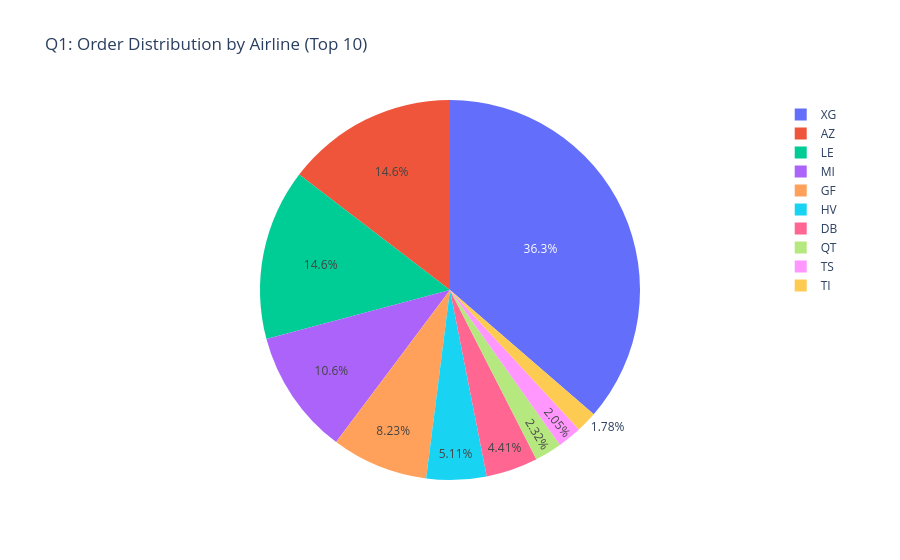

Notebook code for this chart:
### Markdown cell above
### Q1 What are top 10 distribution of orders by airline?

### Code cell
# Question 1: Distribution of orders by airline (Top 10)
print("Q1: What are top 10 distribution of orders by airline?")
airline_dist = df_cleaned['airline'].value_counts().head(10).reset_index()
display(airline_dist)
airline_dist.columns = ['airline', 'order_count']
fig1 = px.pie(airline_dist, values='order_count', names='airline', 
              title="Q1: Order Distribution by Airline (Top 10)")
fig1.show()

### Figure 1 — Plotly figure (JSON) as saved in the notebook; plotly's stock layout.template omitted (floating-point values rounded to 4 significant figures)
{"data": [{"domain": {"x": [0, 1], "y": [0, 1]}, "hovertemplate": "airline=%{label}<br>order_count=%{value}<extra></extra>", "labels": ["XG", "AZ", "LE", "MI", "GF", "HV", "DB", "QT", "TS", "TI"], "legendgroup": "", "name": "", "showlegend": true, "type": "pie", "values": [1211577, 486441, 485577, 353668, 274180, 170205, 146965, 77259, 68185, 59343]}], "layout": {"legend": {"tracegroupgap": 0}, "title": {"text": "Q1: Order Distribution by Airline (Top 10)"}}}
